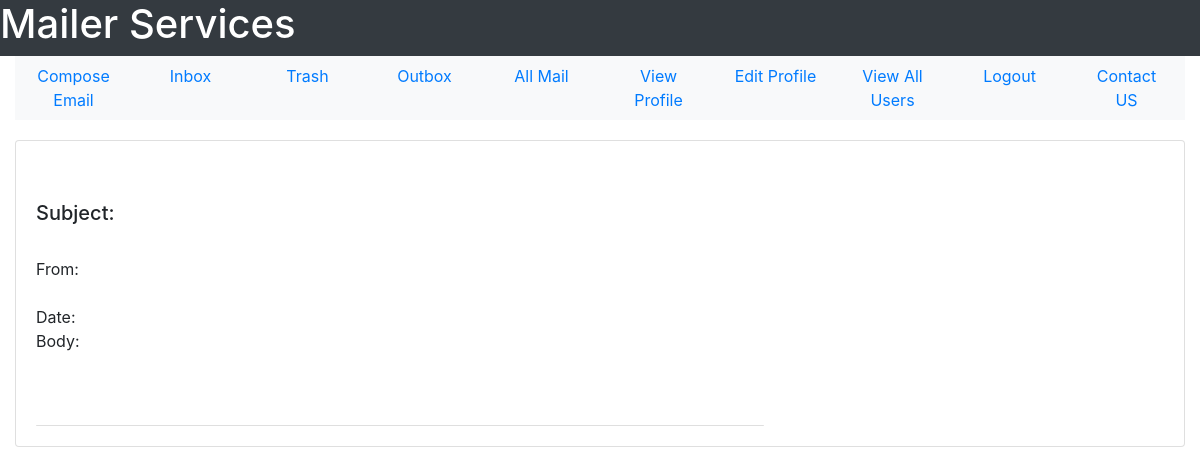
Page /view-mail/343 (signed in) on the earlier database version.
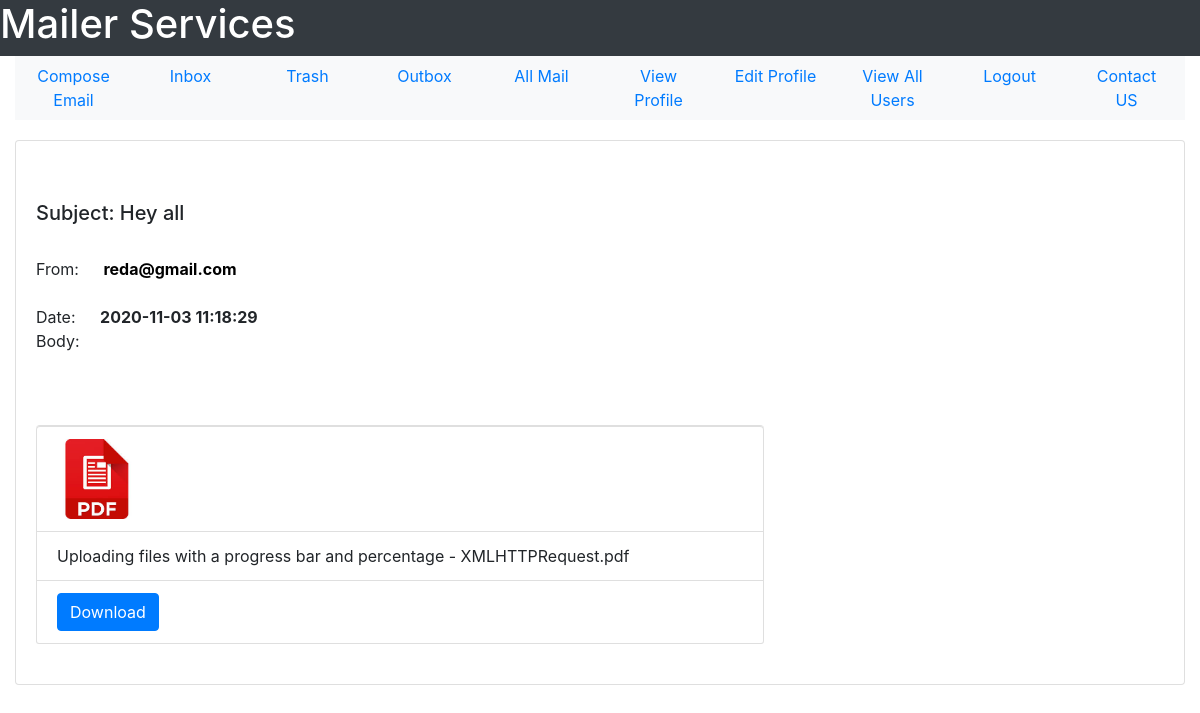
Same page on the later database version.
### tables this page shows
CREATE TABLE mail(mail_id INTEGER PRIMARY KEY, sender_id INTEGER NOT NULL, receiver_id INTEGER NOT NULL, mail_subject TEXT, mail_body TEXT,  mail_date TEXT NOT NULL,mail_seen INTEGER DEFAULT 0 CHECK(mail_seen == 0 OR mail_seen == 1), sender_trashed INTEGER DEFAULT 0 CHECK(sender_trashed == 0 OR sender_trashed == 1), receiver_trashed INTEGER DEFAULT 0 CHECK(receiver_trashed == 0 OR receiver_trashed == 1), multiple_receivers INTEGER DEFAULT 0 CHECK(multiple_receivers == 0 OR multiple_receivers == 1), FOREIGN KEY(sender_id, receiver_id) REFERENCES user(user_id, user_id));

CREATE TABLE user(user_id INTEGER PRIMARY KEY, user_name TEXT NOT NULL, user_email TEXT NOT NULL, user_password TEXT  NOT NULL, user_gender TEXT NOT NULL, user_date_of_birth TEXT NOT NULL, user_city TEXT NOT NULL, user_country TEXT NOT NULL, user_contact INTEGER, user_account_creation_date TEXT NOT NULL, user_active INTEGER DEFAULT 0 CHECK(user_active == 1 OR user_active == 0), visits INTEGER DEFAULT 0, UNIQUE(user_email));

CREATE TABLE attachment(attachment_id INTEGER PRIMARY KEY, mail_id INTEGER NOT NULL, attachment_file TEXT NOT NULL, FOREIGN KEY(mail_id) REFERENCES mail(mail_id)ON DELETE CASCADE);

### User/User_Mail/user_mail.py (the view)
@user_mail_bp.route("/view-mail/<mail_id>")
def view_mail(mail_id):
    sqlite_connection = sqlite3.connect('MAIL_DB.db')
    select_mail_query = """SELECT sender_id, mail_subject, mail_body, mail_date, mail_id FROM mail WHERE mail_id = ?;"""
    mail_record = sqlite_connection.execute(select_mail_query, (mail_id,))
    mail_data = {}
    for data in mail_record:
        mail_data['sender_mail'] = get_user_email(data[0])
        mail_data['mail_subject'] = data[1]
        mail_data['mail_body'] = data[2]
        mail_data['mail_date'] = remove_milli_seconds(data[3])
        mail_data['mail_id'] = data[4]
    if check_attachment_exist(mail_id):
        select_attachment_query = """SELECT attachment_file FROM attachment WHERE mail_id = ?;"""
        attach_record = sqlite_connection.execute(select_attachment_query, (mail_id,))
        attachments = []
        for file in attach_record:
            attachments.append(file[0])
        mail_data['attachments'] = attachments
    update_query = """UPDATE mail SET mail_seen = ? WHERE mail_id = ?;"""
    update_query_data = (1, mail_id)
    sqlite_connection.execute(update_query, update_query_data)
    sqlite_connection.commit()
    sqlite_connection.close()
    return render_template('User_Mail/view_mail.html', mail = mail_data, user_mail = session["email"])

### User/User_Mail/user_mail.py (called while the page is built)
def get_user_email(user_id):
    sqlite_connection = sqlite3.connect('MAIL_DB.db')
    select_user_query = """SELECT user_email FROM user WHERE user_id = ?;"""
    select_user_query_data = (user_id,)
    user_record = sqlite_connection.execute(select_user_query, select_user_query_data)
    user_email = ""
    for data in user_record:
        user_email = data[0]
    sqlite_connection.close()
    return user_email

def check_attachment_exist(mail_id):
    sqlite_connection = sqlite3.connect('MAIL_DB.db')
    search_file_query = """SELECT * FROM attachment WHERE mail_id = ?;"""
    search_file_query_data = (mail_id,)
    file_list = sqlite_connection.execute(search_file_query, search_file_query_data).fetchall()
    if len(file_list) == 0:
        sqlite_connection.close()
        return False
    else:
        sqlite_connection.close()
        return True

def remove_milli_seconds(full_date):
    date = datetime.strptime(full_date, '%Y-%m-%d %H:%M:%S.%f')
    return date.strftime('%Y-%m-%d %H:%M:%S')

### User/User_Mail/templates/User_Mail/view_mail.html (shortened to what the changed rows need)
<!DOCTYPE html>
<html lang = "en">
    <head>
        <link rel="stylesheet" href="https://maxcdn.bootstrapcdn.com/bootstrap/4.5.2/css/bootstrap.min.css">
    </head>
    <body>
        <div class = "container-fluid">
            <div class = "row bg-dark text-white">
                <h1>Mailer Services</h1>
            </div>
            <div class = "card" style = "margin-left: auto;margin-right: auto;margin-top: 20px;padding: 20px;">
                <div class = "card-body" style = "width: 600px;">
                </div>
                <h5>Subject: {{mail['mail_subject']}}</h5>
                <br>
                <span>From: <a href = "{{url_for('user_mail_bp.compose_to_email', user_mail = mail['sender_mail'])}}" style = "color: black;">
                    <strong style = "margin-left: 20px;">{{mail['sender_mail']}}</strong>
                </a></span>
                <br>
                <span>Date: <strong style = "margin-left: 20px;">{{mail['mail_date']}}</strong></span>
                <span style = "display: block;">Body:</span>
                <br><br><br>
                    <ul class = "list-group" style = "margin-right: 400px;">
                    {%if mail['attachments']:%}
                        {%for file in mail['attachments']%}
                            {%if ".pdf" in file:%}
                            <li class = "list-group-item">
                            <a href = "{{url_for('user_mail_bp.view_file', file_name = file )}}" id = "pdfFile" target = "_blank">
                                <img src = "{{url_for('static', filename = 'images/pdf_icon.jpg')}}"
                                 width = '80px' height = '80px'>
                                </a>
                             </li>
                             <li class = "list-group-item">
                                 {{file}}
                             </li>
                             <li class = "list-group-item" style = "margin-bottom: 20px;">
                             <a href = "{{url_for('user_mail_bp.download_file', file_name = file)}}" class = "btn btn-primary">Download</a>
                             </li>
                     {%endif%}
                        {%endfor%}
                    {%endif%}
                            </ul>
                </div>
        </div>
    </body>
</html>

Differences in the rows shown:
added mail: mail_subject "Hey all"
now on this page (row edited): user: sender_mail "reda@gmail.com"
added attachment: attachment_file "Uploading files with a progress bar and percentage - XMLHTTPRequest.pdf"
Other differences:
{{ mail['mail_date'] }}: (not shown) → "2020-11-03 11:18:29"
